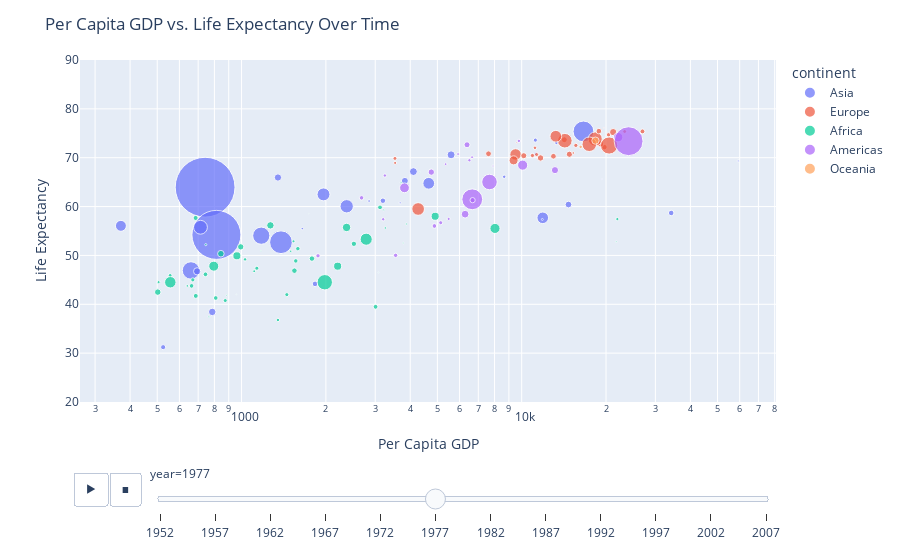

This figure's notebook cell:
### Code cell
fig = px.scatter(df,
                 x='gdpPercap',
                 y='lifeExp',
                 log_x=True,
                 color='continent',
                 size='pop',
                 hover_name='country',
                 animation_frame='year',
                 size_max=50,
                 labels={'gdpPercap': 'Per Capita GDP', 'lifeExp': 'Life Expectancy'})

fig.update_layout(yaxis_range=[20, 90],
                  height=500,
                  title = 'Per Capita GDP vs. Life Expectancy Over Time')

fig.show()

### Figure 1 — Plotly figure (JSON) as saved in the notebook; plotly's stock layout.template omitted (floating-point values rounded to 4 significant figures)
{"data": [{"hovertemplate": "<b>%{hovertext}</b><br><br>continent=Asia<br>year=1977<br>Per Capita GDP=%{x}<br>Life Expectancy=%{y}<br>pop=%{marker.size}<extra></extra>", "hovertext": ["Afghanistan", "Bahrain", "Bangladesh", "Cambodia", "China", "Hong Kong, China", "India", "Indonesia", "Iran", "Iraq", "Israel", "Japan", "Jordan", "Korea, Dem. Rep.", "Korea, Rep.", "Kuwait", "Lebanon", "Malaysia", "Mongolia", "Myanmar", "Nepal", "Oman", "Pakistan", "Philippines", "Saudi Arabia", "Singapore", "Sri Lanka", "Syria", "Taiwan", "Thailand", "Vietnam", "West Bank and Gaza", "Yemen, Rep."], "legendgroup": "Asia", "marker": {"color": "#636efa", "size": [14880372, 297410, 80428306, 6978607, 943455000, 4583700, 634000000, 136725000, 35480679, 11882916, 3495918, 113872473, 1937652, 16325320, 36436000, 1140357, 3115787, 12845381, 1528000, 31528087, 13933198, 1004533, 78152686, 46850962, 8128505, 2325300, 14116836, 7932503, 16785196, 44148285, 50533506, 1261091, 8403990], "sizemode": "area", "sizeref": 527500.0, "symbol": "circle"}, "mode": "markers", "name": "Asia", "orientation": "v", "showlegend": true, "type": "scatter", "x": [786.1, 19340.0, 659.9, 525.0, 741.2, 11190.0, 813.3, 1383.0, 11890.0, 14690.0, 13310.0, 16610.0, 2852.0, 4106.0, 4657.0, 59270.0, 8660.0, 3828.0, 1648.0, 371, 694.1, 11850.0, 1176.0, 2373.0, 34170.0, 11210.0, 1349.0, 3195.0, 5597.0, 1961.0, 713.5, 3683.0, 1830.0], "xaxis": "x", "y": [38.44, 65.59, 46.92, 31.22, 63.97, 73.6, 54.21, 52.7, 57.7, 60.41, 73.06, 75.38, 61.13, 67.16, 64.77, 69.34, 66.1, 65.26, 55.49, 56.06, 46.75, 57.37, 54.04, 60.06, 58.69, 70.8, 65.95, 61.2, 70.59, 62.49, 55.76, 60.77, 44.17], "yaxis": "y"}, {"hovertemplate": "<b>%{hovertext}</b><br><br>continent=Europe<br>year=1977<br>Per Capita GDP=%{x}<br>Life Expectancy=%{y}<br>pop=%{marker.size}<extra></extra>", "hovertext": ["Albania", "Austria", "Belgium", "Bosnia and Herzegovina", "Bulgaria", "Croatia", "Czech Republic", "Denmark", "Finland", "France", "Germany", "Greece", "Hungary", "Iceland", "Ireland", "Italy", "Montenegro", "Netherlands", "Norway", "Poland", "Portugal", "Romania", "Serbia", "Slovak Republic", "Slovenia", "Spain", "Sweden", "Switzerland", "Turkey", "United Kingdom"], "legendgroup": "Europe", "marker": {"color": "#EF553B", "size": [2509048, 7568430, 9821800, 4086000, 8797022, 4318673, 10161915, 5088419, 4738902, 53165019, 78160773, 9308479, 10637171, 221823, 3271900, 56059245, 560073, 13852989, 4043205, 34621254, 9662600, 21658597, 8686367, 4827803, 1746919, 36439000, 8251648, 6316424, 42404033, 56179000], "sizemode": "area", "sizeref": 527500.0, "symbol": "circle"}, "mode": "markers", "name": "Europe", "orientation": "v", "showlegend": true, "type": "scatter", "x": [3533.0, 19750.0, 19120.0, 3528.0, 7612.0, 11310.0, 14800.0, 20420.0, 15610.0, 18290.0, 20510.0, 14200.0, 11670.0, 19650.0, 11150.0, 14260.0, 9596.0, 21210.0, 23310.0, 9508.0, 10170.0, 9356.0, 12980.0, 10920.0, 15280.0, 13240.0, 18860.0, 26980.0, 4269.0, 17430.0], "xaxis": "x", "y": [68.93, 72.17, 72.8, 69.86, 70.81, 70.64, 70.71, 74.69, 72.52, 73.83, 72.5, 73.68, 69.95, 76.11, 72.03, 73.48, 73.07, 75.24, 75.37, 70.67, 70.41, 69.46, 70.3, 70.45, 70.97, 74.39, 75.44, 75.39, 59.51, 72.76], "yaxis": "y"}, {"hovertemplate": "<b>%{hovertext}</b><br><br>continent=Africa<br>year=1977<br>Per Capita GDP=%{x}<br>Life Expectancy=%{y}<br>pop=%{marker.size}<extra></extra>", "hovertext": ["Algeria", "Angola", "Benin", "Botswana", "Burkina Faso", "Burundi", "Cameroon", "Central African Republic", "Chad", "Comoros", "Congo, Dem. Rep.", "Congo, Rep.", "Cote d'Ivoire", "Djibouti", "Egypt", "Equatorial Guinea", "Eritrea", "Ethiopia", "Gabon", "Gambia", "Ghana", "Guinea", "Guinea-Bissau", "Kenya", "Lesotho", "Liberia", "Libya", "Madagascar", "Malawi", "Mali", "Mauritania", "Mauritius", "Morocco", "Mozambique", "Namibia", "Niger", "Nigeria", "Reunion", "Rwanda", "Sao Tome and Principe", "Senegal", "Sierra Leone", "Somalia", "South Africa", "Sudan", "Swaziland", "Tanzania", "Togo", "Tunisia", "Uganda", "Zambia", "Zimbabwe"], "legendgroup": "Africa", "marker": {"color": "#00cc96", "size": [17152804, 6162675, 3168267, 781472, 5889574, 3834415, 7959865, 2167533, 4388260, 304739, 26480870, 1536769, 7459574, 228694, 38783863, 192675, 2512642, 34617799, 706367, 608274, 10538093, 4227026, 745228, 14500404, 1251524, 1703617, 2721783, 8007166, 5637246, 6491649, 1456688, 913025, 18396941, 11127868, 977026, 5682086, 62209173, 492095, 4657072, 86796, 5260855, 3140897, 4353666, 27129932, 17104986, 551425, 17129565, 2308582, 6005061, 11457758, 5216550, 6642107], "sizemode": "area", "sizeref": 527500.0, "symbol": "circle"}, "mode": "markers", "name": "Africa", "orientation": "v", "showlegend": true, "type": "scatter", "x": [4910.0, 3009.0, 1029.0, 3215.0, 743.4, 556.1, 1783.0, 1109.0, 1134.0, 1173.0, 795.8, 3259.0, 2518.0, 3082.0, 2785.0, 958.6, 505.8, 556.8, 21750.0, 884.8, 993.2, 874.7, 764.7, 1268.0, 745.4, 640.3, 21950.0, 1544.0, 663.2, 686.4, 1497.0, 3711.0, 2371.0, 502.3, 3876.0, 808.9, 1982.0, 4320.0, 670.1, 1738.0, 1562.0, 1348.0, 1451.0, 8029.0, 2203.0, 3781.0, 962.5, 1533.0, 3121.0, 843.7, 1589.0, 685.6], "xaxis": "x", "y": [58.01, 39.48, 49.19, 59.32, 46.14, 45.91, 49.35, 46.77, 47.38, 50.94, 47.8, 55.62, 52.37, 46.52, 53.32, 42.02, 44.53, 44.51, 52.79, 41.84, 51.76, 40.76, 37.47, 56.16, 52.21, 43.76, 57.44, 46.88, 43.77, 41.71, 50.85, 64.93, 55.73, 42.49, 56.44, 41.29, 44.51, 67.06, 45, 58.55, 48.88, 36.79, 41.97, 55.53, 47.8, 52.54, 49.92, 52.89, 59.84, 50.35, 51.39, 57.67], "yaxis": "y"}, {"hovertemplate": "<b>%{hovertext}</b><br><br>continent=Americas<br>year=1977<br>Per Capita GDP=%{x}<br>Life Expectancy=%{y}<br>pop=%{marker.size}<extra></extra>", "hovertext": ["Argentina", "Bolivia", "Brazil", "Canada", "Chile", "Colombia", "Costa Rica", "Cuba", "Dominican Republic", "Ecuador", "El Salvador", "Guatemala", "Haiti", "Honduras", "Jamaica", "Mexico", "Nicaragua", "Panama", "Paraguay", "Peru", "Puerto Rico", "Trinidad and Tobago", "United States", "Uruguay", "Venezuela"], "legendgroup": "Americas", "marker": {"color": "#ab63fa", "size": [26983828, 5079716, 114313951, 23796400, 10599793, 25094412, 2108457, 9537988, 5302800, 7278866, 4282586, 5703430, 4908554, 3055235, 2156814, 63759976, 2554598, 1839782, 2984494, 15990099, 3080828, 1039009, 220239000, 2873520, 13503563], "sizemode": "area", "sizeref": 527500.0, "symbol": "circle"}, "mode": "markers", "name": "Americas", "orientation": "v", "showlegend": true, "type": "scatter", "x": [10080.0, 3548.0, 6660.0, 22090.0, 4757.0, 3816.0, 5927.0, 6380.0, 2682.0, 6680.0, 5139.0, 4880.0, 1874.0, 3203.0, 6650.0, 7675.0, 5486.0, 5352.0, 3248.0, 6281.0, 9771.0, 7900.0, 24070.0, 6504.0, 13140.0], "xaxis": "x", "y": [68.48, 50.02, 61.49, 74.21, 67.05, 63.84, 70.75, 72.65, 61.79, 61.31, 56.7, 56.03, 49.92, 57.4, 70.11, 65.03, 57.47, 68.68, 66.35, 58.45, 73.44, 68.3, 73.38, 69.48, 67.46], "yaxis": "y"}, {"hovertemplate": "<b>%{hovertext}</b><br><br>continent=Oceania<br>year=1977<br>Per Capita GDP=%{x}<br>Life Expectancy=%{y}<br>pop=%{marker.size}<extra></extra>", "hovertext": ["Australia", "New Zealand"], "legendgroup": "Oceania", "marker": {"color": "#FFA15A", "size": [14074100, 3164900], "sizemode": "area", "sizeref": 527500.0, "symbol": "circle"}, "mode": "markers", "name": "Oceania", "orientation": "v", "showlegend": true, "type": "scatter", "x": [18330.0, 16230.0], "xaxis": "x", "y": [73.49, 72.22], "yaxis": "y"}], "layout": {"autosize": true, "legend": {"itemsizing": "constant", "title": {"text": "continent"}, "tracegroupgap": 0}, "margin": {"t": 60}, "sliders": [{"active": 5, "currentvalue": {"prefix": "year="}, "len": 0.9, "pad": {"b": 10, "t": 60}, "steps": [{"args": [["1952"], {"frame": {"duration": 0, "redraw": false}, "fromcurrent": true, "mode": "immediate", "transition": {"duration": 0, "easing": "linear"}}], "label": "1952", "method": "animate"}, {"args": [["1957"], {"frame": {"duration": 0, "redraw": false}, "fromcurrent": true, "mode": "immediate", "transition": {"duration": 0, "easing": "linear"}}], "label": "1957", "method": "animate"}, {"args": [["1962"], {"frame": {"duration": 0, "redraw": false}, "fromcurrent": true, "mode": "immediate", "transition": {"duration": 0, "easing": "linear"}}], "label": "1962", "method": "animate"}, {"args": [["1967"], {"frame": {"duration": 0, "redraw": false}, "fromcurrent": true, "mode": "immediate", "transition": {"duration": 0, "easing": "linear"}}], "label": "1967", "method": "animate"}, {"args": [["1972"], {"frame": {"duration": 0, "redraw": false}, "fromcurrent": true, "mode": "immediate", "transition": {"duration": 0, "easing": "linear"}}], "label": "1972", "method": "animate"}, {"args": [["1977"], {"frame": {"duration": 0, "redraw": false}, "fromcurrent": true, "mode": "immediate", "transition": {"duration": 0, "easing": "linear"}}], "label": "1977", "method": "animate"}, {"args": [["1982"], {"frame": {"duration": 0, "redraw": false}, "fromcurrent": true, "mode": "immediate", "transition": {"duration": 0, "easing": "linear"}}], "label": "1982", "method": "animate"}, {"args": [["1987"], {"frame": {"duration": 0, "redraw": false}, "fromcurrent": true, "mode": "immediate", "transition": {"duration": 0, "easing": "linear"}}], "label": "1987", "method": "animate"}, {"args": [["1992"], {"frame": {"duration": 0, "redraw": false}, "fromcurrent": true, "mode": "immediate", "transition": {"duration": 0, "easing": "linear"}}], "label": "1992", "method": "animate"}, {"args": [["1997"], {"frame": {"duration": 0, "redraw": false}, "fromcurrent": true, "mode": "immediate", "transition": {"duration": 0, "easing": "linear"}}], "label": "1997", "method": "animate"}, {"args": [["2002"], {"frame": {"duration": 0, "redraw": false}, "fromcurrent": true, "mode": "immediate", "transition": {"duration": 0, "easing": "linear"}}], "label": "2002", "method": "animate"}, {"args": [["2007"], {"frame": {"duration": 0, "redraw": false}, "fromcurrent": true, "mode": "immediate", "transition": {"duration": 0, "easing": "linear"}}], "label": "2007", "method": "animate"}], "x": 0.1, "xanchor": "left", "y": 0, "yanchor": "top"}], "title": {"text": "Per Capita GDP vs. Life Expectancy Over Time"}, "updatemenus": [{"active": 0, "buttons": [{"args": [null, {"frame": {"duration": 500, "redraw": false}, "fromcurrent": true, "mode": "immediate", "transition": {"duration": 500, "easing": "linear"}}], "label": "&#9654;", "method": "animate"}, {"args": [[null], {"frame": {"duration": 0, "redraw": false}, "fromcurrent": true, "mode": "immediate", "transition": {"duration": 0, "easing": "linear"}}], "label": "&#9724;", "method": "animate"}], "direction": "left", "pad": {"r": 10, "t": 70}, "showactive": false, "type": "buttons", "x": 0.1, "xanchor": "right", "y": 0, "yanchor": "top"}], "xaxis": {"anchor": "y", "autorange": true, "domain": [0, 1], "range": [2.32, 5.191], "title": {"text": "Per Capita GDP"}, "type": "log"}, "yaxis": {"anchor": "x", "domain": [0, 1], "range": [20, 90], "title": {"text": "Life Expectancy"}, "type": "linear"}}}
